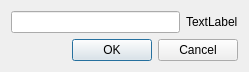
<?xml version="1.0" encoding="UTF-8"?>
<ui version="4.0">
 <author>Mocciola Michele</author>
 <class>ChangeRichNameDialog</class>
 <widget class="QDialog" name="ChangeRichNameDialog">
  <property name="geometry">
   <rect>
    <x>0</x>
    <y>0</y>
    <width>249</width>
    <height>67</height>
   </rect>
  </property>
  <property name="windowTitle">
   <string>Dialog</string>
  </property>
  <layout class="QGridLayout" name="gridLayout">
   <item row="0" column="0">
    <widget class="QLineEdit" name="lineEdit"/>
   </item>
   <item row="0" column="1">
    <widget class="QLabel" name="label">
     <property name="text">
      <string>TextLabel</string>
     </property>
    </widget>
   </item>
   <item row="1" column="0" colspan="2">
    <widget class="QDialogButtonBox" name="buttonBox">
     <property name="orientation">
      <enum>Qt::Horizontal</enum>
     </property>
     <property name="standardButtons">
      <set>QDialogButtonBox::Cancel|QDialogButtonBox::Ok</set>
     </property>
    </widget>
   </item>
  </layout>
 </widget>
 <resources/>
 <connections>
  <connection>
   <sender>buttonBox</sender>
   <signal>accepted()</signal>
   <receiver>ChangeRichNameDialog</receiver>
   <slot>accept()</slot>
   <hints>
    <hint type="sourcelabel">
     <x>248</x>
     <y>254</y>
    </hint>
    <hint type="destinationlabel">
     <x>157</x>
     <y>274</y>
    </hint>
   </hints>
  </connection>
  <connection>
   <sender>buttonBox</sender>
   <signal>rejected()</signal>
   <receiver>ChangeRichNameDialog</receiver>
   <slot>reject()</slot>
   <hints>
    <hint type="sourcelabel">
     <x>316</x>
     <y>260</y>
    </hint>
    <hint type="destinationlabel">
     <x>286</x>
     <y>274</y>
    </hint>
   </hints>
  </connection>
 </connections>
</ui>
